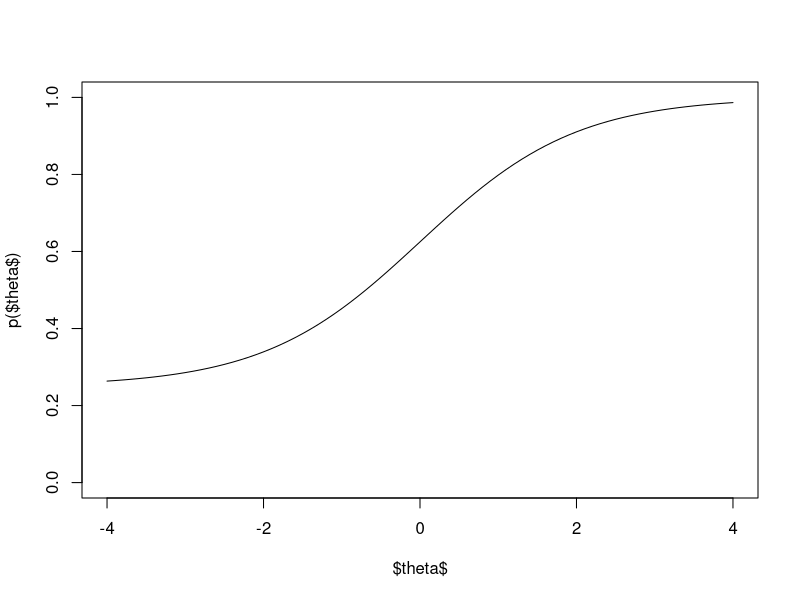

Generate this figure with R:
## ---- chunk 1
knitr::opts_chunk$set(echo = TRUE)
## ---- chunk 2

icc_curve <- function(a, b, c, theta){
  return(c + ((1 - c)/(1 + exp(-a * (theta - b)))))
}
x <- seq(-4, 4, by=0.1)
y <- mapply(icc_curve, 1, 0, 0.25, x)
plot(x, y, ylim = c(0, 1), type='l', xlab = "$theta$", ylab="p($theta$)")
